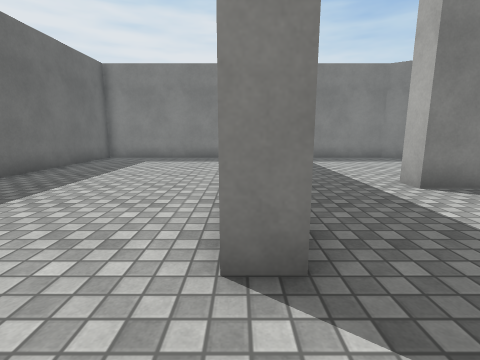
view 1 (above)

16 first-person views from a walk through a 3-D level made in the Unity game engine. The camera is 1.2 m above the floor, tilts 10° down and sees 85° across. The floor is counted in squares, 1 m on a side. Each view is taken from the middle of a square. On the plan, view 1 faces up. The plan holds only what a view shows up to about 12 squares ahead; the rest is blank. The place goes on beyond the plan. Surface patterns are stand-ins for the level's own textures.

view 2
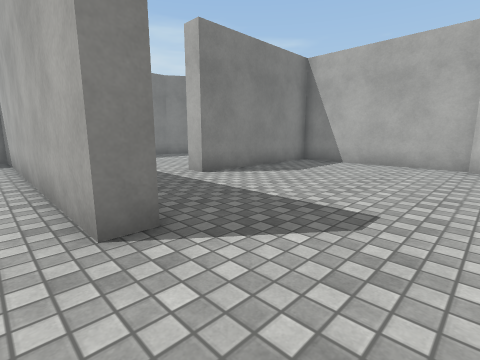

view 3
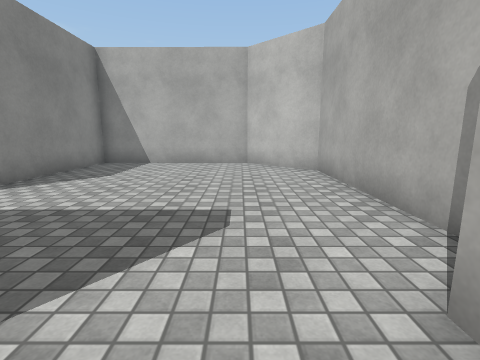

view 4
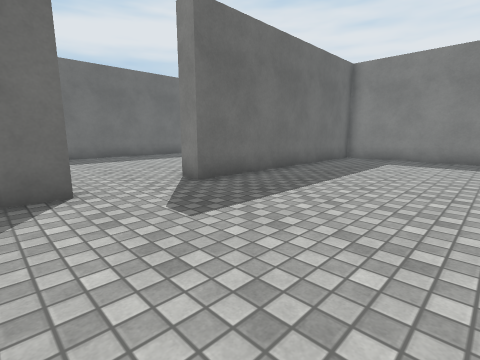

view 5
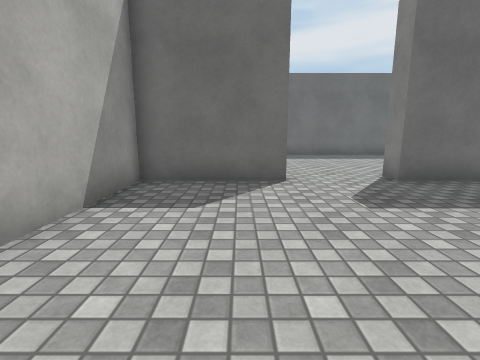

view 6
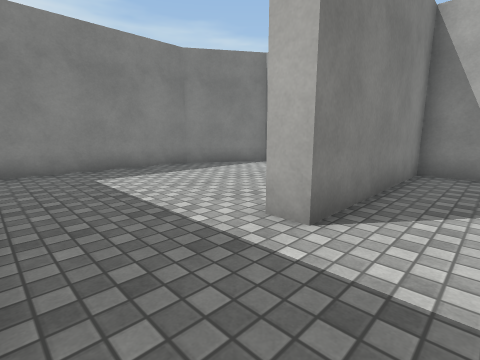

view 7
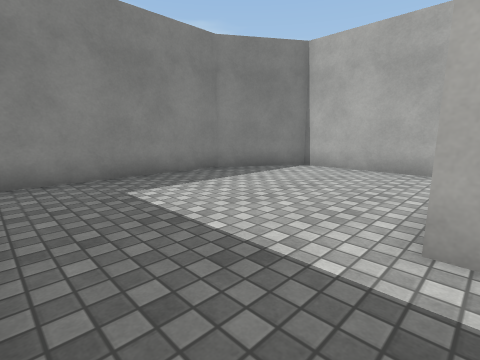

view 8
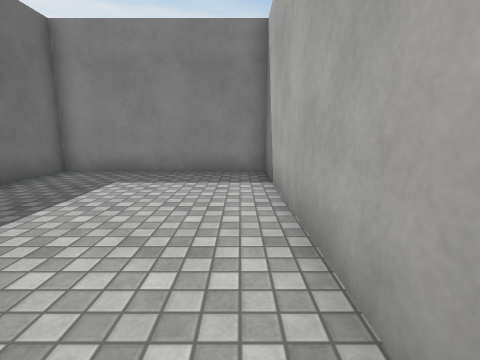

view 9
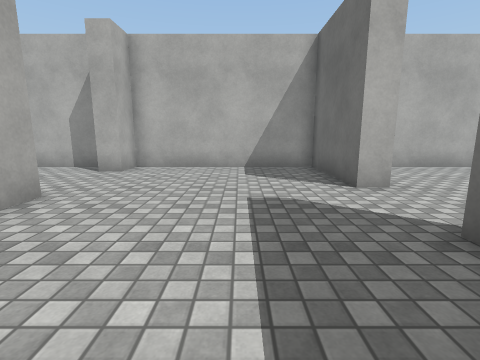

view 10
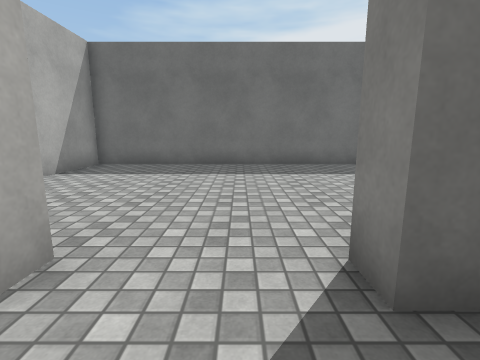

view 11
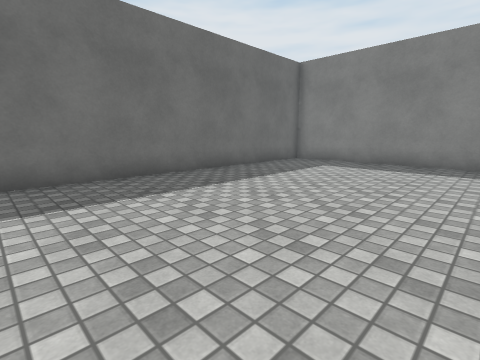

view 12
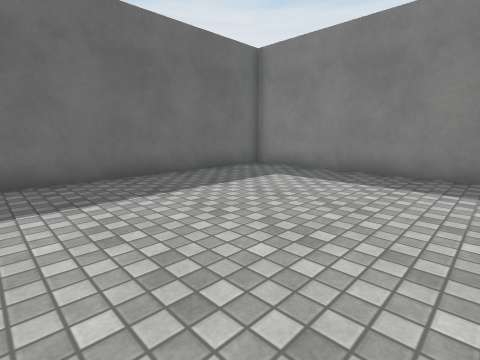

view 13
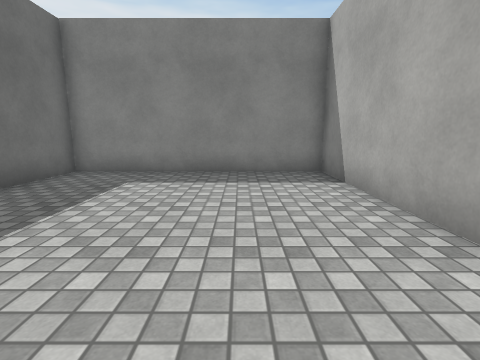

view 14
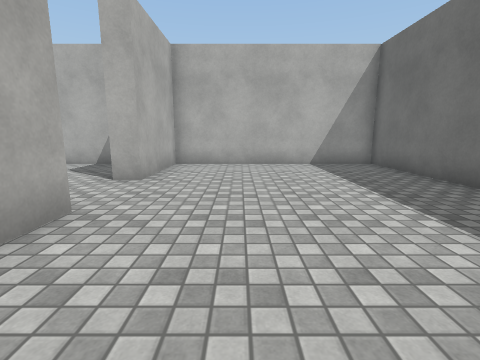

view 15
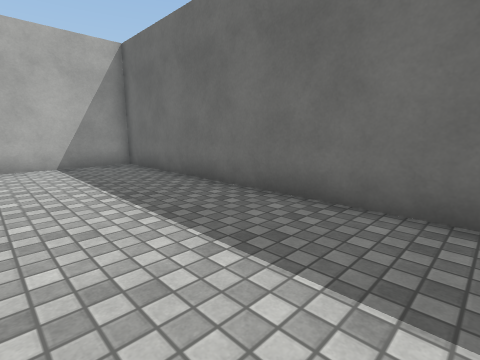

view 16
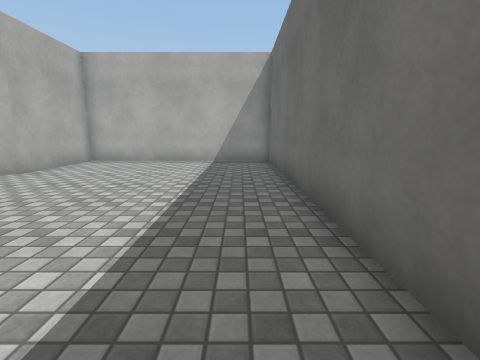

### Floor plan
Points are (right, up) in squares from view 1. A wall is a line through its corners. A room is listed if a view was taken in it or the views show most of it. See-through windows are left out.
Room 1 (views 1, 2, 3, 4, 5, 6, 7, 8, 9, 10)
walls: (0.6, 2.1) (-0.2, 2.1) (-0.2, 13.4) (-6.6, 13.4) (-6.6, 4.1) (-7.4, 4.1); (1.1, -2.6) (7.7, -2.6) (9.9, -0.3) (10, 5.7) (4, 5.7) (4, 6.5); (-7.4, 1.2) (-6.6, 1.2) (-6.6, -2.6) (-0.2, -2.6) (-0.2, -1.4) (0.6, -1.4); (10, 7.3) (10, 11.5) (7.2, 13.4) (1.2, 13.4)
ways out: opening at (-7, 3) to room 2
Room 2 (views 11, 12, 13, 14, 15, 16)
walls: (-7.4, 7.6) (-7.4, 13.4) (-15.3, 13.4) (-15.3, -2.6) (-7.4, -2.6) (-7.4, 1.2); (-7.4, 4.1) (-7.4, 5.4)
ways out: opening at (-7, 3) to room 1

Where each view was taken, in squares from view 1:
view 1: 0 up, 0 right, facing up
view 2: 1 down, 1 left, facing up-right
view 3: 0 up, 1 left, facing right
view 4: 0 up, 1 left, facing up-left
view 5: 0 up, 0 right, facing left
view 6: 4 up, 1 right, facing up-right
view 7: 6 up, 1 right, facing up-right
view 8: 5 up, 1 left, facing up
view 9: 7 up, 4 left, facing down
view 10: 3 up, 5 left, facing left
view 11: 2 up, 8 left, facing up-left
view 12: 5 up, 8 left, facing up-left
view 13: 5 up, 10 left, facing up
view 14: 8 up, 10 left, facing down
view 15: 8 up, 11 left, facing down-left
view 16: 9 up, 14 left, facing down
